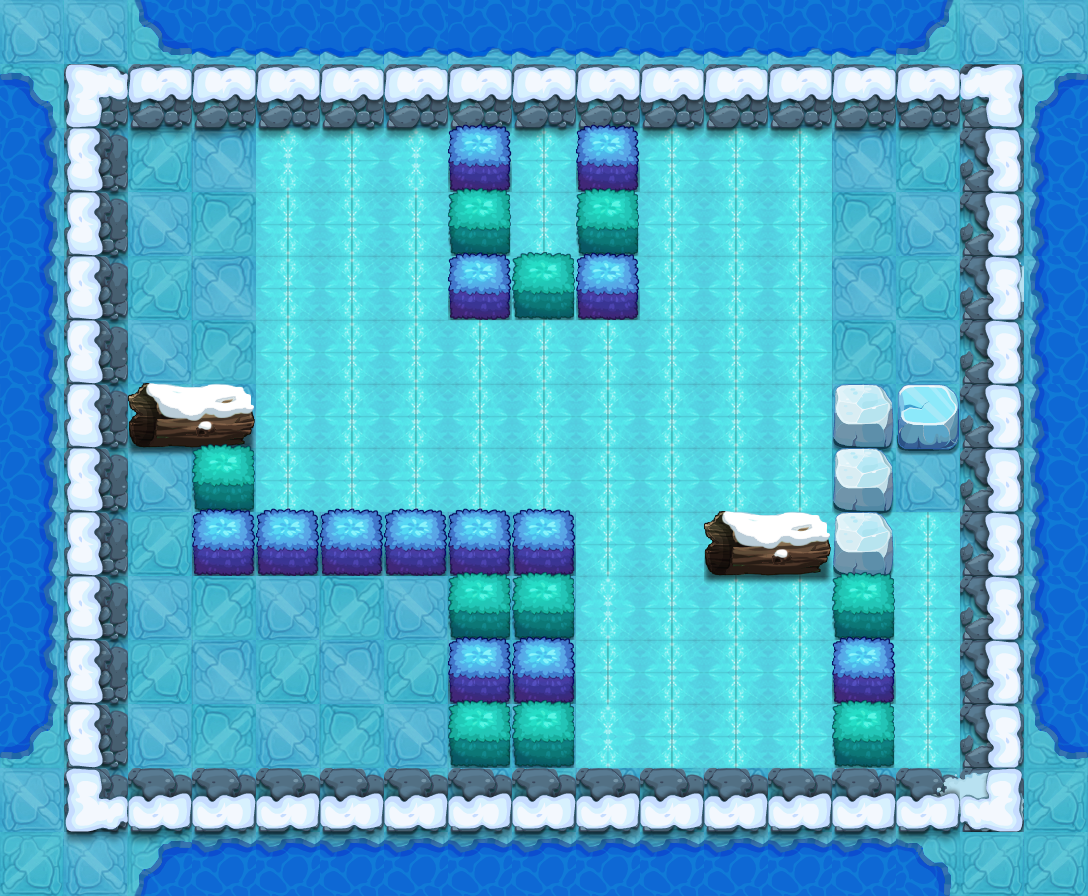

A level layout from a 2D game, rendered from its tile map. Below: a short description, then the map file with tile-grid data replaced by summaries:
An orthogonal 17x14 tile map with 64x64 px tiles, 16 tile layers (PASS, 块层 2, 块层 3, 块层 4, ...) and 13 objects (8x TRAP, 4x hmxr4, PLAYER).

<map version="1.0" orientation="orthogonal" width="17" height="14" tilewidth="64" tileheight="64">
 <properties>
  <property name="DESTRY1" value="96" />
  <property name="DESTRY2" value="100" />
  <property name="DESTRY3" value="102" />
  <property name="DESTRY4" value="108" />
  <property name="DESTRY_COUNT" value="4" />
  <property name="EXP" value="1220" />
  <property name="ITEM" value="D046" />
  <property name="LOSE_SCRIPT" value="" />
  <property name="MONEY" value="1830" />
  <property name="START_SCRIPT" value="" />
  <property name="WIN_SCRIPT" value="" />
 </properties>
 <tileset firstgid="1" name="jdbl" tilewidth="64" tileheight="64">
  <image source="jdbl-hd.png" width="1000" height="1000" />
 </tileset>
 <layer name="PASS" width="17" height="14">
  <data>[238 cells, 143 non-empty, 7 distinct tile ids]</data>
 </layer>
 <layer name="块层 2" width="17" height="14">
  <data>[238 cells, 154 non-empty, 6 distinct tile ids]</data>
 </layer>
 <layer name="块层 3" width="17" height="14">
  <data>[238 cells, 108 non-empty, 1 distinct tile ids]</data>
 </layer>
 <layer name="块层 4" width="17" height="14">
  <data>[238 cells, 77 non-empty, 10 distinct tile ids]</data>
 </layer>
 <layer name="块层 5" width="17" height="14">
  <data>[238 cells, 64 non-empty, 3 distinct tile ids]</data>
 </layer>
 <layer name="块层 17" width="17" height="14">
  <data>[238 cells, 8 non-empty, 4 distinct tile ids]</data>
 </layer>
 <layer name="块层 6" width="17" height="14">
  <data>[238 cells, 31 non-empty, 6 distinct tile ids]</data>
 </layer>
 <layer name="SHELTER 10" width="17" height="14">
  <data>[238 cells, 3 non-empty, 1 distinct tile ids]</data>
 </layer>
 <layer name="SHELTER 9" width="17" height="14">
  <data>[238 cells, 3 non-empty, 1 distinct tile ids]</data>
 </layer>
 <layer name="SHELTER 8" width="17" height="14">
  <data>[238 cells, 3 non-empty, 1 distinct tile ids]</data>
 </layer>
 <layer name="SHELTER 7" width="17" height="14">
  <data>[238 cells, 8 non-empty, 3 distinct tile ids]</data>
 </layer>
 <layer name="SHELTER 6" width="17" height="14">
  <data>[238 cells, 1 non-empty, 1 distinct tile ids]</data>
 </layer>
 <layer name="SHELTER 5" width="17" height="14">
  <data>[238 cells, 2 non-empty, 2 distinct tile ids]</data>
 </layer>
 <layer name="SHELTER 3" width="17" height="14">
  <data>[238 cells, 3 non-empty, 2 distinct tile ids]</data>
 </layer>
 <layer name="SHELTER 2" width="17" height="14">
  <data>[238 cells, 2 non-empty, 1 distinct tile ids]</data>
 </layer>
 <layer name="SHELTER 1" width="17" height="14">
  <data>[238 cells, 2 non-empty, 1 distinct tile ids]</data>
 </layer>
 <objectgroup name="对象层 1" width="34" height="28">
  <object name="PLAYER" type="PLAYER" x="128" y="128" width="64" height="64" />
  <object name="hmxr4" x="192" y="640" width="64" height="64">
   <properties>
    <property name="buff_type" value="ice_shell" />
    <property name="lua_ai" value="monster_hmxr_ai" />
    <property name="quality" value="hmxr4.quality" />
   </properties>
  </object>
  <object name="hmxr4" x="320" y="640" width="64" height="64">
   <properties>
    <property name="buff_type" value="ice_shell" />
    <property name="lua_ai" value="monster_hmxr_ai" />
    <property name="quality" value="hmxr4.quality" />
   </properties>
  </object>
  <object name="hmxr4" x="640" y="640" width="64" height="64">
   <properties>
    <property name="buff_type" value="ice_shell" />
    <property name="lua_ai" value="monster_hmxr_ai" />
    <property name="quality" value="hmxr4.quality" />
   </properties>
  </object>
  <object name="hmxr4" x="832" y="192" width="64" height="64">
   <properties>
    <property name="buff_type" value="ice_shell" />
    <property name="lua_ai" value="monster_hmxr_ai" />
    <property name="quality" value="hmxr4.quality" />
   </properties>
  </object>
  <object name="staff_driger_control" type="TRAP" x="0" y="832" width="64" height="64">
   <properties>
    <property name="trap_delay" value="10" />
    <property name="trap_id" value="0" />
    <property name="trap_script" value="trap(&quot;staff_driger&quot;):setOpened(true);" />
    <property name="trap_start_mode" value="2" />
    <property name="trap_state" value="open" />
   </properties>
  </object>
  <object name="staff_driger" type="TRAP" x="896" y="448" width="64" height="64">
   <properties>
    <property name="trap_ani" value="driger.actor" />
    <property name="trap_floor" value="true" />
    <property name="trap_id" value="0" />
    <property name="trap_script" value="target(&quot;PLAYER&quot;):setCurrentUseSkill(  make_fire_staff_skill()  );target(&quot;PLAYER&quot;):setEffectAnimateName(&quot;find_player.ani&quot;);trap(&quot;staff_driger&quot;):setOpened(false)" />
    <property name="trap_start_mode" value="0" />
    <property name="trap_state" value="open" />
   </properties>
  </object>
  <object name="ice_road" type="TRAP" x="256" y="128" width="576" height="384">
   <properties>
    <property name="lua_ai" value="ice_road_ai" />
   </properties>
  </object>
  <object name="zi_dan_right1" type="TRAP" x="576" y="576" width="64" height="64">
   <properties>
    <property name="trap_ani" value="fire_cat_right.actor" />
    <property name="trap_delay" value="2" />
    <property name="trap_id" value="0" />
    <property name="trap_script" value="trap(&quot;zi_dan_right1&quot;):setAtkPower(target(&quot;PLAYER&quot;):getHP()*0.1);trap(&quot;zi_dan_right1&quot;):turnRight(); trap(&quot;zi_dan_right1&quot;):getAI():getActions():addObject( AIUseSkill:create(   SkillLua:create(&quot;skill_0001&quot;)  )  );" />
    <property name="trap_start_mode" value="2" />
    <property name="trap_state" value="open" />
   </properties>
  </object>
  <object name="ice_road" type="TRAP" x="576" y="512" width="384" height="256">
   <properties>
    <property name="lua_ai" value="ice_road_ai" />
   </properties>
  </object>
  <object name="zi_dan_down1" type="TRAP" x="256" y="128" width="64" height="64">
   <properties>
    <property name="trap_ani" value="fire_cat_down.actor" />
    <property name="trap_delay" value="2" />
    <property name="trap_id" value="0" />
    <property name="trap_script" value="trap(&quot;zi_dan_down1&quot;):setAtkPower(target(&quot;PLAYER&quot;):getHP()*0.1);trap(&quot;zi_dan_down1&quot;):turnDown(); trap(&quot;zi_dan_down1&quot;):getAI():getActions():addObject( AIUseSkill:create(   SkillLua:create(&quot;skill_0001&quot;)  )  );" />
    <property name="trap_start_mode" value="2" />
    <property name="trap_state" value="open" />
   </properties>
  </object>
  <object name="zi_dan_down2" type="TRAP" x="384" y="128" width="64" height="64">
   <properties>
    <property name="trap_ani" value="fire_cat_down.actor" />
    <property name="trap_delay" value="2" />
    <property name="trap_id" value="0" />
    <property name="trap_script" value="trap(&quot;zi_dan_down2&quot;):setAtkPower(target(&quot;PLAYER&quot;):getHP()*0.1);trap(&quot;zi_dan_down2&quot;):turnDown(); trap(&quot;zi_dan_down2&quot;):getAI():getActions():addObject( AIUseSkill:create(   SkillLua:create(&quot;skill_0001&quot;)  )  );" />
    <property name="trap_start_mode" value="2" />
    <property name="trap_state" value="open" />
   </properties>
  </object>
  <object name="zi_dan_right2" type="TRAP" x="576" y="704" width="64" height="64">
   <properties>
    <property name="trap_ani" value="fire_cat_right.actor" />
    <property name="trap_delay" value="2" />
    <property name="trap_id" value="0" />
    <property name="trap_script" value="trap(&quot;zi_dan_right2&quot;):setAtkPower(target(&quot;PLAYER&quot;):getHP()*0.1);trap(&quot;zi_dan_right2&quot;):turnRight(); trap(&quot;zi_dan_right2&quot;):getAI():getActions():addObject( AIUseSkill:create(   SkillLua:create(&quot;skill_0001&quot;)  )  );" />
    <property name="trap_start_mode" value="2" />
    <property name="trap_state" value="open" />
   </properties>
  </object>
 </objectgroup>
</map>
